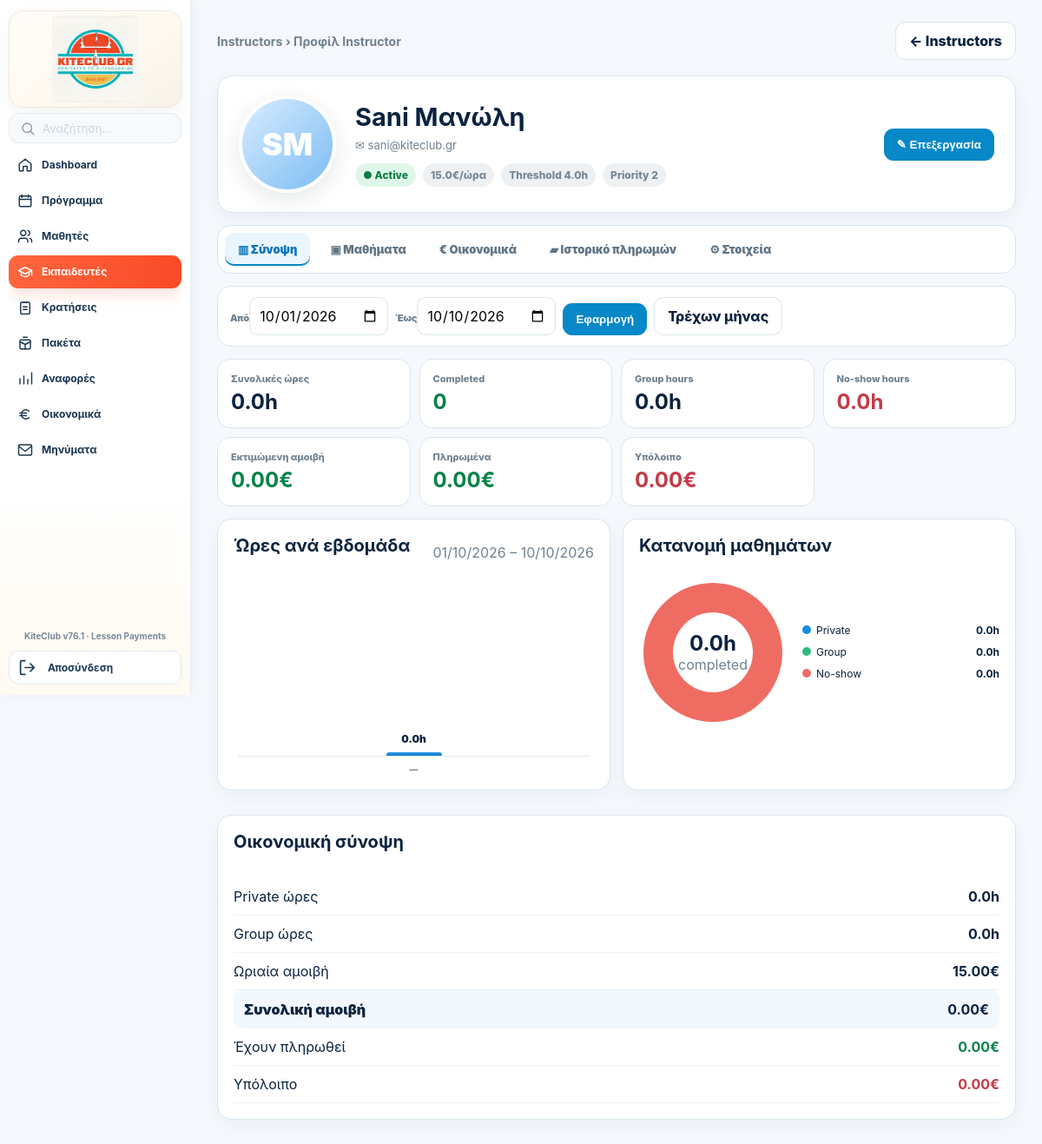
Page /admin/instructors/4 (signed in) on the committed database.
### tables this page shows
CREATE TABLE users(
      id INTEGER PRIMARY KEY, name TEXT, email TEXT UNIQUE, phone TEXT,
      role TEXT NOT NULL, password_hash TEXT NOT NULL, active INTEGER DEFAULT 1
    , profile_photo TEXT, surname TEXT, instagram TEXT);

CREATE TABLE instructors(
      user_id INTEGER PRIMARY KEY, hourly_rate REAL DEFAULT 15, priority INTEGER DEFAULT 1,
      activation_threshold REAL DEFAULT 4
    );

### app.py (the view, shortened to what this page needs)
@app.route("/admin/instructors/<int:instructor_id>", methods=["GET","POST"])
def admin_instructor_profile(instructor_id):
    u=current_user()
    if not u or u["role"]!="admin":
        return redirect(url_for("login"))
    con=db()
    inst=con.execute("""
      SELECT u.id,u.name,u.surname,u.instagram,u.email,u.phone,u.profile_photo,
             i.hourly_rate,i.activation_threshold,i.priority
      FROM users u JOIN instructors i ON i.user_id=u.id
      WHERE u.id=?
    """,(instructor_id,)).fetchone()
    if not inst:
        con.close()
        flash("Ο instructor δεν βρέθηκε.")
        return redirect(url_for("admin")+"#instructors")
    today_dt=datetime.now().date()
    default_from=today_dt.replace(day=1)
    raw_from=request.args.get("from","").strip()
    raw_to=request.args.get("to","").strip()
    try: period_from=datetime.strptime(raw_from,"%Y-%m-%d").date() if raw_from else default_from
    except ValueError: period_from=default_from
    try: period_to=datetime.strptime(raw_to,"%Y-%m-%d").date() if raw_to else today_dt
    except ValueError: period_to=today_dt
    if period_from>period_to: period_from,period_to=period_to,period_from
    pfrom=period_from.isoformat(); pto=period_to.isoformat()
    completed_hours=float(con.execute("""
      SELECT COALESCE(SUM(hours),0) h FROM instructor_hours
      WHERE instructor_id=? AND lesson_date BETWEEN ? AND ?
    """,(instructor_id,pfrom,pto)).fetchone()["h"] or 0)
    completed_lessons=int(con.execute("""
      SELECT COUNT(DISTINCT booking_id) n FROM instructor_hours
      WHERE instructor_id=? AND lesson_date BETWEEN ? AND ?
    """,(instructor_id,pfrom,pto)).fetchone()["n"] or 0)
    booking_report=con.execute("""
      SELECT b.id,b.status,b.duration,b.next_skill,sl.lesson_date,sl.start_time,sl.id slot_id,
             su.name student,su.surname student_surname,(CASE WHEN (SELECT COUNT(DISTINCT spp.skill_key) FROM student_skill_progress spp WHERE spp.student_id=su.id AND spp.status='mastered' AND spp.skill_key IN ('l1_theory','l1_trim','l1_control','l1_quick_release','l1_power_strike','l1_bodydrag','l2_control','l2_water_relaunch','l2_bodydrag','l2_self_rescue','l3_control','l3_bodydrag_downwind','l3_bodydrag_upwind','l3_bodydrag_board','l4_bodydrag','l4_waterstart','l4_keep_going','l4_upwind')) = 18 THEN 'Kiter' ELSE 'Beginner' END) AS level,
             COALESCE(day_sp.name,slot_sp.name) spot,
             (SELECT COUNT(*) FROM booking_participants bp WHERE bp.booking_id=b.id) participant_count,
             (SELECT GROUP_CONCAT(TRIM(pu.name || ' ' || COALESCE(pu.surname,'')), ' · ')
                FROM booking_participants bp2 JOIN users pu ON pu.id=bp2.student_id
               WHERE bp2.booking_id=b.id) participant_names
      FROM bookings b JOIN slots sl ON sl.id=b.slot_id
      JOIN users su ON su.id=b.student_id LEFT JOIN students st ON st.user_id=su.id
      JOIN spots slot_sp ON slot_sp.id=sl.spot_id LEFT JOIN day_spots ds ON ds.lesson_date=sl.lesson_date
      LEFT JOIN spots day_sp ON day_sp.id=ds.spot_id
      WHERE sl.instructor_id=? AND b.status NOT LIKE 'cancelled%' AND sl.lesson_date BETWEEN ? AND ?
      ORDER BY sl.lesson_date DESC,sl.start_time DESC
    """,(instructor_id,pfrom,pto)).fetchall()
    completed_report=[r for r in booking_report if r["status"]=="completed"]
    no_show_report=[r for r in booking_report if r["status"]=="no_show"]
    group_hours=float(con.execute("""
      SELECT COALESCE(SUM(x.duration),0) h FROM (
        SELECT sl.id, MAX(COALESCE(b.duration,1)) duration
        FROM slots sl JOIN bookings b ON b.slot_id=sl.id
        WHERE sl.instructor_id=? AND sl.lesson_date BETWEEN ? AND ?
          AND b.status='completed'
          AND (SELECT COUNT(*) FROM booking_participants bp WHERE bp.booking_id=b.id)>1
        GROUP BY sl.id
      ) x
    """,(instructor_id,pfrom,pto)).fetchone()["h"] or 0)
    no_show_hours=float(con.execute("""
      SELECT COALESCE(SUM(x.duration),0) h FROM (
        SELECT sl.id, MAX(COALESCE(b.duration,1)) duration
        FROM slots sl JOIN bookings b ON b.slot_id=sl.id
        WHERE sl.instructor_id=? AND sl.lesson_date BETWEEN ? AND ? AND b.status='no_show'
        GROUP BY sl.id
      ) x
    """,(instructor_id,pfrom,pto)).fetchone()["h"] or 0)
    payments=con.execute("SELECT * FROM instructor_payments WHERE instructor_id=? ORDER BY payment_date DESC,id DESC",(instructor_id,)).fetchall()
    period_payments=[r for r in payments if pfrom <= str(r["payment_date"])[:10] <= pto]
    total_earned=completed_hours*float(inst["hourly_rate"] or 0)
    total_paid=float(sum(float(r["amount"] or 0) for r in period_payments))
    balance=total_earned-total_paid
    hour_rows=con.execute("""
      SELECT lesson_date,COALESCE(SUM(hours),0) hours FROM instructor_hours
      WHERE instructor_id=? AND lesson_date BETWEEN ? AND ?
      GROUP BY lesson_date ORDER BY lesson_date
    """,(instructor_id,pfrom,pto)).fetchall()
    buckets={}
    for r in hour_rows:
        try: d=datetime.strptime(r["lesson_date"],"%Y-%m-%d").date()
        except Exception: continue
        monday=d-timedelta(days=d.weekday())
        buckets[monday]=buckets.get(monday,0.0)+float(r["hours"] or 0)
    weekly_hours=[]
    for monday,h in sorted(buckets.items()):
        sunday=monday+timedelta(days=6)
        weekly_hours.append({"label":f"{monday.strftime('%d/%m')}–{sunday.strftime('%d/%m')}","hours":round(h,1)})
    if not weekly_hours:
        weekly_hours=[{"label":"—","hours":0.0}]
    max_week=max([r["hours"] for r in weekly_hours] or [1]) or 1
    for r in weekly_hours: r["pct"]=round((r["hours"]/max_week)*100,1) if max_week else 0
    private_hours=max(0.0,completed_hours-group_hours)
    distribution=[
      {"label":"Private","hours":round(private_hours,1)},
      {"label":"Group","hours":round(group_hours,1)},
      {"label":"No-show","hours":round(no_show_hours,1)},
    ]
    con.close()
    return render_template(
      "admin_instructor_profile.html", instructor=inst,
      completed_hours=completed_hours, completed_lessons=completed_lessons,
      booking_report=booking_report, completed_report=completed_report, no_show_report=no_show_report,
      payments=payments, period_payments=period_payments,
      total_earned=total_earned,total_paid=total_paid,balance=balance,
      group_hours=group_hours,no_show_hours=no_show_hours,private_hours=private_hours,
      weekly_hours=weekly_hours,distribution=distribution,
      period_from=pfrom,period_to=pto,today=today_dt.isoformat()
    )

### app.py (called while the page is built)
def csrf_token():
    if "_csrf_token" not in session:
        session["_csrf_token"] = secrets.token_urlsafe(32)
    return session["_csrf_token"]

@app.before_request
def enforce_csrf():
    if request.method in ("POST", "PUT", "PATCH", "DELETE"):
        supplied = request.form.get("_csrf_token") or request.headers.get("X-CSRF-Token", "")
        expected = session.get("_csrf_token", "")
        if not supplied or not expected or not hmac.compare_digest(supplied, expected):
            abort(400, description="Invalid or missing security token. Refresh the page and try again.")

@app.after_request
def security_headers(response):
    response.headers["X-Content-Type-Options"] = "nosniff"
    response.headers["Referrer-Policy"] = "strict-origin-when-cross-origin"
    response.headers["X-Frame-Options"] = "DENY"
    response.headers["Permissions-Policy"] = "camera=(), microphone=(), geolocation=()"
    response.headers["Cache-Control"] = "no-store" if session.get("uid") else "no-cache"
    if request.is_secure:
        response.headers["Strict-Transport-Security"] = "max-age=31536000; includeSubDomains"
    return response

@app.template_filter("gr_date")
def gr_date(value):
    if not value:
        return ""
    try:
        return datetime.strptime(str(value)[:10], "%Y-%m-%d").strftime("%d/%m/%Y")
    except Exception:
        return value

def db():
    con = sqlite3.connect(DB, timeout=15)
    con.execute("PRAGMA busy_timeout=15000")
    con.row_factory = sqlite3.Row
    return con

def current_user():
    if not session.get("uid"): return None
    con=db()
    u=con.execute("SELECT * FROM users WHERE id=?",(session["uid"],)).fetchone()
    con.close()
    if u and not u["active"]:
        session.clear()
        return None
    if u:
        session["role"]=u["role"]
        session.permanent=True
    return u

@app.context_processor
def inject():
    me=current_user()
    unread=0
    if me:
        con=db()
        unread=con.execute("SELECT COUNT(*) n FROM messages WHERE recipient_id=? AND read_at IS NULL",(me["id"],)).fetchone()["n"]
        con.close()
    return {"me": me, "message_unread_count": unread, "booking_state_meta": booking_state_meta, "app_version": APP_VERSION}

### templates/admin_instructor_profile.html (shortened to what this page needs)
{% extends "base.html" %}{% block content %}
<link rel="stylesheet" href="{{url_for('static',filename='admin-shared.css')}}">
<div class="admin-shell">
  {% set admin_active='instructors' %}{% include '_admin_sidebar_static.html' %}
  <main class="admin-main">
    <div class="inst-profile">
      <div class="admin-page-head"><div class="admin-page-sub">Instructors › Προφίλ Instructor</div><a class="btn alt" href="{{url_for('admin')}}#instructors">← Instructors</a></div>
      <section class="card inst-hero">
        <div class="inst-avatar">{% if instructor.profile_photo %}<img src="{{url_for('static',filename=instructor.profile_photo)}}" alt="{{instructor.name}}">{% else %}{{instructor.name[:1]}}{{instructor.surname[:1] if instructor.surname else ''}}{% endif %}</div>
        <div><div class="hero-name"><h2>{{instructor.name}}{% if instructor.surname %} {{instructor.surname}}{% endif %}</h2></div><div class="hero-meta"><span>✉ {{instructor.email}}</span>{% if instructor.phone %}<span>☎ {{instructor.phone}}</span>{% endif %}{% if instructor.instagram %}<span>◎ {{instructor.instagram}}</span>{% endif %}</div><div class="hero-badges"><span class="badge ok">● Active</span><span class="badge off">{{instructor.hourly_rate}}€/ώρα</span><span class="badge off">Threshold {{instructor.activation_threshold}}h</span><span class="badge off">Priority {{instructor.priority}}</span></div></div>
        <button type="button" class="btn" data-tab-go="details">✎ Επεξεργασία</button>
      </section>
      <div class="inst-tabs"><button class="inst-tab active" data-tab="summary" type="button">▥ Σύνοψη</button><button class="inst-tab" data-tab="lessons" type="button">▣ Μαθήματα</button><button class="inst-tab" data-tab="financials" type="button">€ Οικονομικά</button><button class="inst-tab" data-tab="payments" type="button">▰ Ιστορικό πληρωμών</button><button class="inst-tab" data-tab="details" type="button">⚙ Στοιχεία</button></div>
      <form class="period-box" method="get"><div><label>Από</label><input type="date" name="from" value="{{period_from}}"></div><div><label>Έως</label><input type="date" name="to" value="{{period_to}}"></div><button class="btn" type="submit">Εφαρμογή</button><a class="btn alt" href="{{url_for('admin_instructor_profile',instructor_id=instructor.id)}}">Τρέχων μήνας</a></form>
      <section class="inst-pane active" data-pane="summary">
        <div class="kpis"><div class="kpi"><span>Συνολικές ώρες</span><b>{{'%.1f'|format(completed_hours)}}h</b></div><div class="kpi good"><span>Completed</span><b>{{completed_lessons}}</b></div><div class="kpi"><span>Group hours</span><b>{{'%.1f'|format(group_hours)}}h</b></div><div class="kpi bad"><span>No-show hours</span><b>{{'%.1f'|format(no_show_hours)}}h</b></div><div class="kpi good"><span>Εκτιμώμενη αμοιβή</span><b>{{'%.2f'|format(total_earned)}}€</b></div><div class="kpi good"><span>Πληρωμένα</span><b>{{'%.2f'|format(total_paid)}}€</b></div><div class="kpi bad"><span>Υπόλοιπο</span><b>{{'%.2f'|format(balance)}}€</b></div></div>
        {% set total_dist=(private_hours+group_hours+no_show_hours) if (private_hours+group_hours+no_show_hours)>0 else 1 %}{% set p1=(private_hours/total_dist*100)|round(1) %}{% set p2=((private_hours+group_hours)/total_dist*100)|round(1) %}
        <div class="dashboard-grid">
          <div class="section-card"><div class="section-head"><h2>Ώρες ανά εβδομάδα</h2><span class="muted">{{period_from|gr_date}} – {{period_to|gr_date}}</span></div><div class="bars">{% for w in weekly_hours %}<div class="bar-wrap"><div class="bar-track"><div class="bar" style="height:{{w.pct}}%"><span class="bar-value">{{w.hours}}h</span></div></div><div class="bar-label">{{w.label}}</div></div>{% endfor %}</div></div>
          <div class="section-card"><div class="section-head"><h2>Κατανομή μαθημάτων</h2></div><div class="donut-wrap"><div class="donut" style="--p1:{{p1}}%;--p2:{{p2}}%"><div class="donut-center"><b>{{'%.1f'|format(completed_hours)}}h</b><span class="muted">completed</span></div></div><div class="legend"><div class="legend-row"><span><i class="dot" style="background:#168ee0"></i>Private</span><b>{{'%.1f'|format(private_hours)}}h</b></div><div class="legend-row"><span><i class="dot" style="background:#2fbb7a"></i>Group</span><b>{{'%.1f'|format(group_hours)}}h</b></div><div class="legend-row"><span><i class="dot" style="background:#ef6c63"></i>No-show</span><b>{{'%.1f'|format(no_show_hours)}}h</b></div></div></div></div>
          <div class="section-card"><div class="section-head"><h2>Οικονομική σύνοψη</h2></div><div class="financial-list"><div class="financial-row"><span>Private ώρες</span><b>{{'%.1f'|format(private_hours)}}h</b></div><div class="financial-row"><span>Group ώρες</span><b>{{'%.1f'|format(group_hours)}}h</b></div><div class="financial-row"><span>Ωριαία αμοιβή</span><b>{{'%.2f'|format(instructor.hourly_rate)}}€</b></div><div class="financial-row total"><span>Συνολική αμοιβή</span><b>{{'%.2f'|format(total_earned)}}€</b></div><div class="financial-row paid"><span>Έχουν πληρωθεί</span><b>{{'%.2f'|format(total_paid)}}€</b></div><div class="financial-row balance"><span>Υπόλοιπο</span><b>{{'%.2f'|format(balance)}}€</b></div></div></div>
        </div>
      </section>
    </div>
  </main>
</div>
<link rel="stylesheet" href="{{url_for('static',filename='admin-v4.css')}}">
{% endblock %}

### static/admin-shared.css (style rules this page uses)
.admin-shell { min-height:100vh;display:grid;grid-template-columns:210px minmax(0,1fr);background:#f3f8fb }
.admin-main { min-width:0;padding:24px 30px 38px;width:100%;max-width:none;margin:0 }
.admin-page-head { display:flex;justify-content:space-between;gap:18px;align-items:center;flex-wrap:wrap;margin-bottom:18px }
.admin-page-sub { font-size:14px;color:var(--m);font-weight:700 }

### static/admin-v4.css (style rules this page uses)
.admin-shell { grid-template-columns:252px minmax(0,1fr)!important;background:#f5f8fc!important }
.admin-main { min-width:0!important;padding:25px 30px 42px!important;background:#f5f8fc!important }

### templates/base.html (style rules this page uses)
:root { --n:#0b2340;--b:#0788c8;--bg:#f3f8fb;--g:#dff7e8;--gt:#0c7c46;--r:#ffe3e6;--rt:#bd3541;--o:#fff0d6;--ot:#a86100;--l:#d9e6ee;--m:#6f8190 }
* { box-sizing:border-box }
body { margin:0;background:var(--bg);color:var(--n);font-family:Inter,system-ui,-apple-system,Segoe UI,sans-serif }
a { color:inherit }
.card { background:#fff;border:1px solid var(--l);border-radius:18px;padding:18px;box-shadow:0 7px 22px rgba(11,35,64,.05);margin-bottom:14px }
h2 { font-size:20px;margin-top:0 }
.muted { color:var(--m) }
.btn { border:0;border-radius:11px;padding:11px 15px;font-weight:800;cursor:pointer;background:var(--b);color:#fff;text-decoration:none;display:inline-block }
.btn.alt { background:#fff;color:var(--n);border:1px solid var(--l) }
.badge { display:inline-block;border-radius:999px;padding:6px 9px;font-size:12px;font-weight:800 }
.ok { background:var(--g);color:var(--gt) }
.bad { background:var(--r);color:var(--rt) }
.off { background:#edf1f4;color:#778695 }
input,select { padding:10px;border:1px solid var(--l);border-radius:10px;background:#fff;font:inherit }
@media (min-width:901px) { .admin-shell { grid-template-columns:220px minmax(0,1fr)!important } }

### rows in the picture
users: name "S", surname "Μ", name "Sani", surname "Μανώλη", email "sani@kiteclub.gr"
instructors: hourly_rate "15.0", activation_threshold "4.0", priority "2", hourly_rate "15.00"

### other values in the picture
{{ app_version }} "KiteClub v76.1 · Lesson Payments"
{{ '%.1f'|format(completed_hours) }} "0.0"
{{ completed_lessons }} "0"
{{ '%.1f'|format(group_hours) }} "0.0"
{{ '%.1f'|format(no_show_hours) }} "0.0"
{{ '%.2f'|format(total_earned) }} "0.00"
{{ '%.2f'|format(total_paid) }} "0.00"
{{ '%.2f'|format(balance) }} "0.00"
{{ period_from|gr_date }} "01/10/2026"
{{ period_to|gr_date }} "10/10/2026"
{{ w.hours }} "0.0"
{{ w.label }} "—"
{{ '%.1f'|format(private_hours) }} "0.0"
